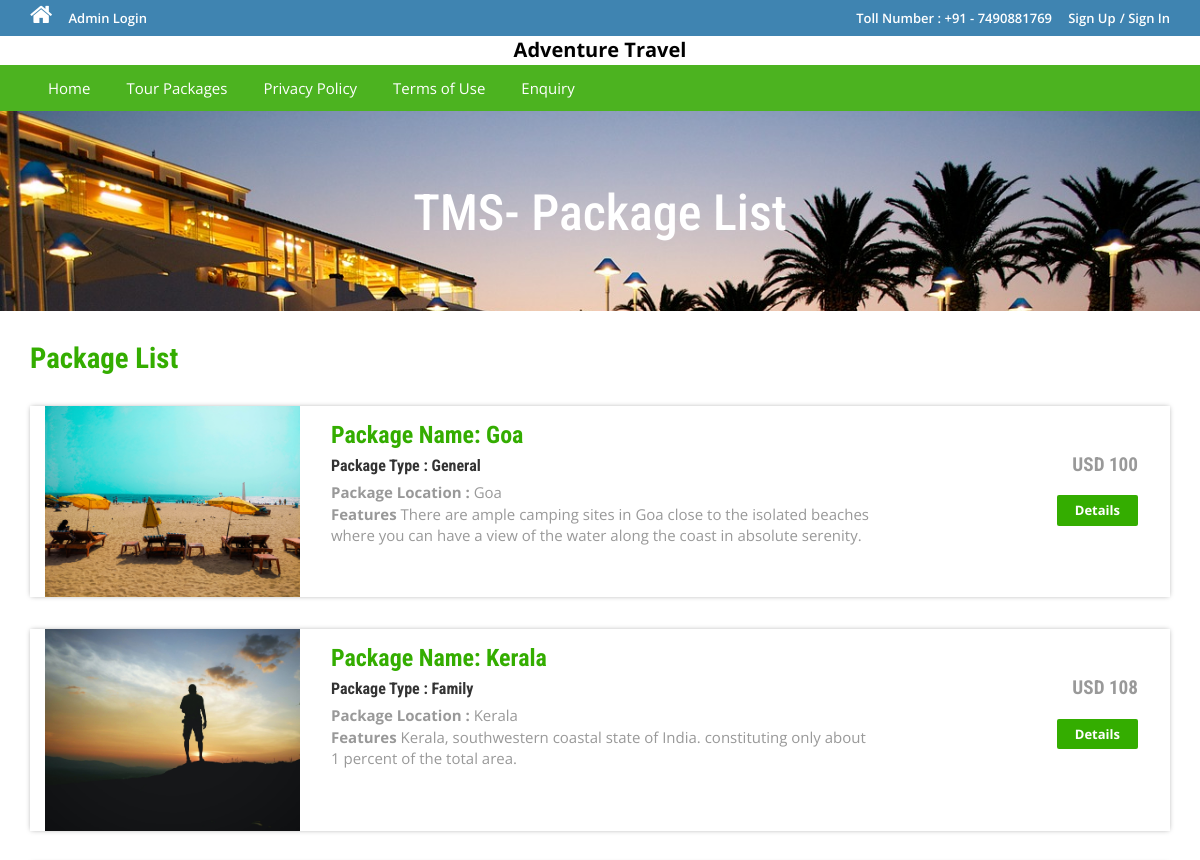
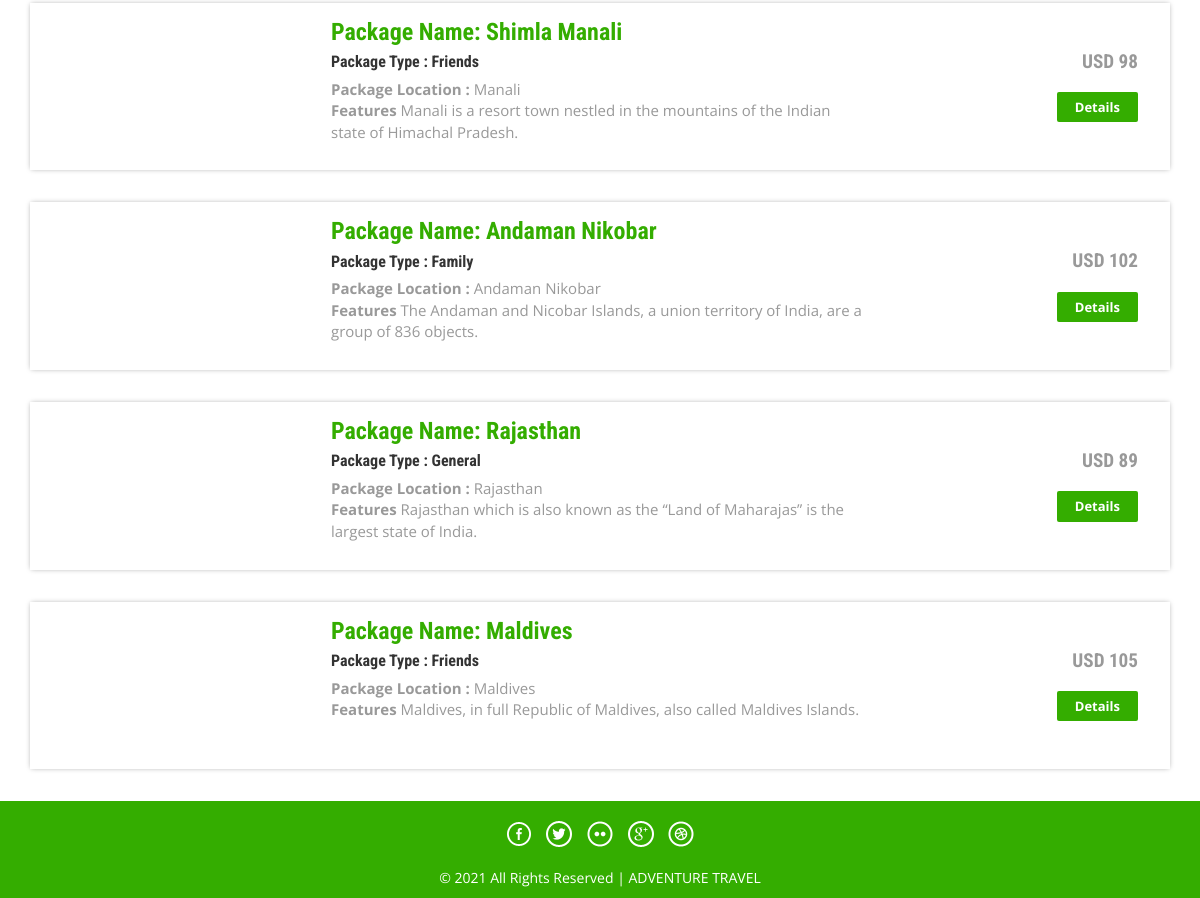
The app's page /package-list.php with its own data (2 pictures, top to bottom).
### tables this page shows
CREATE TABLE `tbltourpackages` (
  `PackageId` int(11) NOT NULL,
  `PackageName` varchar(200) DEFAULT NULL,
  `PackageType` varchar(150) DEFAULT NULL,
  `PackageLocation` varchar(100) DEFAULT NULL,
  `PackagePrice` int(11) DEFAULT NULL,
  `PackageFetures` varchar(255) DEFAULT NULL,
  `PackageDetails` mediumtext DEFAULT NULL,
  `PackageImage` varchar(100) DEFAULT NULL,
  `Creationdate` timestamp NULL DEFAULT current_timestamp(),
  `UpdationDate` timestamp NULL DEFAULT NULL ON UPDATE current_timestamp()
);

### package-list.php (the view, shortened to what this page needs)
<?php
include('includes/config.php');
?>
<!DOCTYPE HTML>
<html>
<head>
<link href="css/bootstrap.css" rel='stylesheet' type='text/css' />
<link href="css/style.css" rel='stylesheet' type='text/css' />
<link href="css/font-awesome.css" rel="stylesheet">
<link href="css/animate.css" rel="stylesheet" type="text/css" media="all">
</head>
<body>
<?php include('includes/header.php');?>
<div class="banner-3">
	<div class="container">
		<h1 class="wow zoomIn animated animated" data-wow-delay=".5s" style="visibility: visible; animation-delay: 0.5s; animation-name: zoomIn;"> TMS- Package List</h1>
	</div>
</div>
<div class="rooms">
	<div class="container">
		<div class="room-bottom">
			<h3>Package List</h3>
<?php $sql = "SELECT * from tbltourpackages";
$query = $dbh->prepare($sql);
$query->execute();
$results=$query->fetchAll(PDO::FETCH_OBJ);
if($query->rowCount() > 0)
{
foreach($results as $result)
{	?>
			<div class="rom-btm">
				<div class="col-md-3 room-left wow fadeInLeft animated" data-wow-delay=".5s">
					<img src="admin/pacakgeimages/<?php echo htmlentities($result->PackageImage);?>" class="img-responsive" alt="">
				</div>
				<div class="col-md-6 room-midle wow fadeInUp animated" data-wow-delay=".5s">
					<h4>Package Name: <?php echo htmlentities($result->PackageName);?></h4>
					<h6>Package Type : <?php echo htmlentities($result->PackageType);?></h6>
					<p><b>Package Location :</b> <?php echo htmlentities($result->PackageLocation);?></p>
					<p><b>Features</b> <?php echo htmlentities($result->PackageFetures);?></p>
				</div>
				<div class="col-md-3 room-right wow fadeInRight animated" data-wow-delay=".5s">
					<h5>USD <?php echo htmlentities($result->PackagePrice);?></h5>
					<a href="package-details.php?pkgid=<?php echo htmlentities($result->PackageId);?>" class="view">Details</a>
				</div>
				<div class="clearfix"></div>
			</div>
<?php }} ?>
		</div>
	</div>
</div>
<?php include('includes/footer.php');?>
</body>
</html>

### includes/header.php (shortened to what this page needs)
<?php if($_SESSION['login'])
{?>
<div class="top-header">
	<div class="container">
		<ul class="tp-hd-lft wow fadeInLeft animated" data-wow-delay=".5s">
			<li class="hm"><a href="index.html"><i class="fa fa-home"></i></a></li>
			<li class="prnt"><a href="profile.php">My Profile</a></li>
				<li class="prnt"><a href="change-password.php">Change Password</a></li>
			<li class="prnt"><a href="tour-history.php">My Tour History</a></li>
			<li class="prnt"><a href="issuetickets.php">Issue Tickets</a></li>
		</ul>
		<ul class="tp-hd-rgt wow fadeInRight animated" data-wow-delay=".5s">
			<li class="tol">Welcome :</li>
			<li class="sig"><?php echo htmlentities($_SESSION['login']);?></li>
			<li class="sigi"><a href="logout.php" >/ Logout</a></li>
        </ul>
		<div class="clearfix"></div>
	</div>
</div><?php } else {?>
<div class="top-header">
	<div class="container">
		<ul class="tp-hd-lft wow fadeInLeft animated" data-wow-delay=".5s">
			<li class="hm"><a href="index.php"><i class="fa fa-home"></i></a></li>
				<li class="hm"><a href="admin/index.php">Admin Login</a></li>
		</ul>
		<ul class="tp-hd-rgt wow fadeInRight animated" data-wow-delay=".5s">
			<li class="tol">Toll Number : +91 - 7490881769</li>
			<li class="sig"><a href="#" data-toggle="modal" data-target="#myModal" >Sign Up</a></li>
			<li class="sigi"><a href="#" data-toggle="modal" data-target="#myModal4" >/ Sign In</a></li>
        </ul>
		<div class="clearfix"></div>
	</div>
</div>
<?php }?>
<div class="header">
	<div class="container">
		<div class="text-center">
			<a href="index.php" style="color:black; font-size:20px; font-weight:bold;">Adventure Travel</a>
		</div>
	</div>
</div>
<div class="footer-btm wow fadeInLeft animated" data-wow-delay=".5s">
	<div class="container">
	<div class="navigation">
			<nav class="navbar navbar-default">
				<div class="collapse navbar-collapse nav-wil" id="bs-example-navbar-collapse-1">
					<nav class="cl-effect-1">
						<ul class="nav navbar-nav">
							<li><a href="index.php">Home</a></li>
							<li>
								<li><a href="package-list.php">Tour Packages</a></li>
								<li><a href="page.php?type=privacy">Privacy Policy</a></li>
								<li><a href="page.php?type=terms">Terms of Use</a></li>
								<?php if($_SESSION['login'])
{?>
								<li>Need Help?<a href="#" data-toggle="modal" data-target="#myModal3"> / Write Us </a>  </li>
								<?php } else { ?>
								<li><a href="enquiry.php"> Enquiry </a>  </li>
								<?php } ?>
								<div class="clearfix"></div>
						</ul>
					</nav>
				</div>
			</nav>
		</div>
	</div>
</div>

### includes/footer.php
<div class="copy-right">
	<div class="container">
		<div class="footer-social-icons wow fadeInDown animated animated" data-wow-delay=".5s" style="visibility: visible; animation-delay: 0.5s; animation-name: fadeInDown;">
			<ul>
				<li><a class="facebook" href="#"><span>Facebook</span></a></li>
				<li><a class="twitter" href="#"><span>Twitter</span></a></li>
				<li><a class="flickr" href="#"><span>Flickr</span></a></li>
				<li><a class="googleplus" href="#"><span>Google+</span></a></li>
				<li><a class="dribbble" href="#"><span>Dribbble</span></a></li>
			</ul>
		</div>
		<p class="wow zoomIn animated animated" data-wow-delay=".5s" style="visibility: visible; animation-delay: 0.5s; animation-name: zoomIn;">© 2021 All Rights Reserved | ADVENTURE TRAVEL </p>
	</div>
</div>

### css/style.css (style rules this page uses)
html, body { font-size: 100%; background: #fff; font-family: 'Open Sans', sans-serif; }
body a,.grid_1,plan_1,plan_1.one,plan_1.two,i.icon1, i.icon2, i.icon3, i.icon4, i.icon5, i.icon6 { transition:0.5s all; -webkit-transition:0.5s all; -moz-transition:0.5s all; -o-transition:0.5s all; -ms-transition:0.5s all; }
h1,h2,h3,h4,h5,h6 { margin:0; font-family: 'Roboto Condensed', sans-serif; }
p { margin:0; }
ul { margin:0; padding:0; }
i.fa.fa-home { font-size: 24px; }
.top-header { background-color: #3F84B1; border-bottom: 0 none; height: 36px; line-height: 35px; }
ul.tp-hd-lft { float: left; }
ul.tp-hd-lft li { display: inline-block; }
li.hm,li.prnt { margin-right: 12px; }
ul.tp-hd-lft a { font-size: 13px; font-weight: 600; color:#fff; }
ul.tp-hd-rgt { float:right; }
ul.tp-hd-rgt li { display: inline-block; font-size: 13px; font-weight: 600; color:#fff; }
ul.tp-hd-rgt a { font-size: 13px; font-weight: 600; color:#fff; }
li.ned,li.wrt,li.tol { margin-right: 12px; }
.footer-btm li { display: inline-block; margin: 0 10px; font-size: 14px; color: #fff; }
.footer-btm li a { font-size: 15px; color: #fff; display: inline-block; padding: 5px 8px; }
.footer-btm { background:#4CB320; padding: 0.5em 0; text-align:center; }
.copy-right p { color:#fff; font-size:14px; line-height: 1.8em; }
.copy-right { background:#34ad00; text-align: center; padding: 0.5em 0; }
a.view { padding: 6px 18px; font-weight: 700; color: #fff; background-color: #34ad00; border: 0; font-size: 13px; border-radius: 2px; -webkit-transition: all .2s; -moz-transition: all .2s; transition: all .2s; margin-top: 20px; display: inline-block; }
.banner-3 { background: url(../images/6.jpg)no-repeat; background-size: cover; -webkit-background-size: cover; -o-background-size: cover; -ms-background-size: cover; -moz-background-size: cover; min-height:200px; }
.banner-3 h1 { font-size: 50px; margin-bottom: 40px; padding: 1.5em 0 0; text-align: center; color: #fff; }
.rom-btm { margin-top: 2em; box-shadow: 0px 0px 5px -1px rgba(0, 0, 0, 0.37); }
.room-bottom h3 { font-size: 1.8em; font-weight: 700; color: #34ad00; }
.room-bottom { padding: 2em 0; }
.rom-btm h4 { font-size: 1.5em; font-weight: 700; color: #34ad00; }
.rom-btm p { font-size: 15px; color: #999; }
.rom-btm h6 { font-size: 1em; font-weight: 700; margin: 0.5em 0; }
.room-right { text-align: right; padding: 3em 2em; }
.room-midle { padding: 1em; }
.rom-btm h5 { font-size: 1.2em; font-weight: 700; color: #999; }
.footer-social-icons ul li { display:inline-block; margin:0 0.2em; }
.footer-social-icons ul li a { width:30px; height:30px; background:url('../images/img-sprite.png') no-repeat 0px 0px; display:inline-block; position: relative; }
.footer-social-icons ul li a.facebook { background-position:0px 0px; }
.footer-social-icons ul li a.twitter { background-position:-30px 0px; }
.footer-social-icons ul li a.flickr { background-position:-60px 0px; }
.footer-social-icons ul li a.googleplus { background-position:-90px 0px; }
.footer-social-icons ul li a.dribbble { background-position:-120px 0px; }
.footer-social-icons { margin: 10px 0 10px; }
.navbar-default { background-color: #4CB320 !important; border-color: #4CB320 !important; }
.navbar { min-height: 0px !important; margin-bottom:0px !important; border-radius:0px !important; border: none !important; }
ul.nav.navbar-nav li a { font-size: 15px ; color: #fff; display: inline-block; padding: 5px 8px; }
.navbar-collapse { padding-right: 0px !important; padding-left: 0px !important; }

### records on screen
tbltourpackages: PackageImage (picture), PackageName "Goa", PackageType "General", PackageLocation "Goa", PackageFetures "There are ample camping sites in Goa close to the isolated beaches where you can have a view of the water along the coast in absolute serenity.", PackagePrice "100"
tbltourpackages: PackageImage (picture), PackageName "Kerala", PackageType "Family", PackageLocation "Kerala", PackageFetures "Kerala, southwestern coastal state of India. constituting only about 1 percent of the total area.", PackagePrice "108"
tbltourpackages: PackageName "Shimla Manali", PackageType "Friends", PackageLocation "Manali", PackageFetures "Manali is a resort town nestled in the mountains of the Indian state of Himachal Pradesh.", PackagePrice "98"
tbltourpackages: PackageName "Andaman Nikobar", PackageType "Family", PackageLocation "Andaman Nikobar", PackageFetures "The Andaman and Nicobar Islands, a union territory of India, are a group of 836 objects.", PackagePrice "102"
tbltourpackages: PackageName "Rajasthan", PackageType "General", PackageLocation "Rajasthan", PackageFetures "Rajasthan which is also known as the “Land of Maharajas” is the largest state of India.", PackagePrice "89"
tbltourpackages: PackageName "Maldives", PackageType "Friends", PackageLocation "Maldives", PackageFetures "Maldives, in full Republic of Maldives, also called Maldives Islands.", PackagePrice "105"
